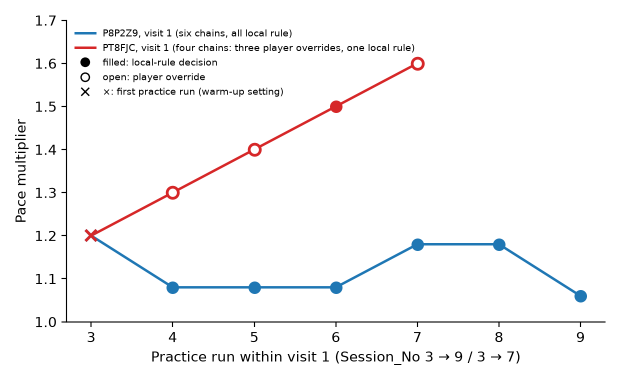
#> input picture docs/thesis/figures/fig_I_2_pro_pace_chains.png, 1240 x 760 px, found by its file name (shown at 1/2 size)
$ python fig_I_2_I_3_pro_v47.py out.png
#> lines starting #> are read from the running program, lines starting #| are printed output that depends on the picture
# Figures I.2 and I.3 (V47): Batch 01 values as reported (20 Sep 2026) plus PFWU9V from its raw export.
import matplotlib; matplotlib.use('Agg')
import matplotlib.pyplot as plt
from PIL import Image
import sys
out=sys.argv[1]
def save(fig,name,ref):
    W,H=Image.open(ref).size; fig.set_size_inches(W/200,H/200); fig.tight_layout(); fig.savefig(out+name,dpi=200)
    im=Image.open(out+name)
    if im.size!=(W,H): im.resize((W,H),Image.LANCZOS).save(out+name)
# ---- I.2 pace chains
fig,ax=plt.subplots()
P=[(3,1.20,'x'),(4,1.08,'L'),(5,1.08,'L'),(6,1.08,'L'),(7,1.18,'L'),(8,1.18,'L'),(9,1.06,'L')]
T=[(3,1.20,'x'),(4,1.30,'O'),(5,1.40,'O'),(6,1.50,'L'),(7,1.60,'O')]
F=[(3,0.68,'x'),(4,0.56,'L'),(5,0.66,'L')]
for data,c,lab in [(P,'#1f77b4','P8P2Z9, visit 1 (six chains, all local rule)'),(T,'#d62728','PT8FJC, visit 1 (four chains: three player overrides, one local rule)'),(F,'#2ca02c','PFWU9V, visit 1 (two chains, both local rule)')]:
    ax.plot([d[0] for d in data],[d[1] for d in data],color=c,lw=1.6,label=lab)
    for x,y,k in data:
        if k=='x': ax.plot(x,y,'x',color=c,ms=7,mew=1.8)
        elif k=='L': ax.plot(x,y,'o',color=c,ms=7)
        else: ax.plot(x,y,'o',mfc='white',mec=c,mew=1.8,ms=7)
ax.plot([],[],'o',color='k',label='filled: local-rule decision'); ax.plot([],[],'o',mfc='white',mec='k',label='open: player override')
ax.plot([],[],'x',color='k',label='×: first practice run (warm-up setting)')
ax.set_ylim(0.4,1.75); ax.set_xticks(range(3,10)); ax.set_xlabel('Practice run within visit 1 (exported Session_No)',fontsize=9)
ax.set_ylabel('Pace multiplier',fontsize=9); ax.legend(fontsize=6.5,frameon=False,loc='lower right',ncol=1)
for s in ('top','right'): ax.spines[s].set_visible(False)
save(fig,'fig_I_2_pro_pace_chains_v47.png','docs/thesis/figures/fig_I_2_pro_pace_chains.png'); plt.close(fig)
#> in save, `W, H = Image.open(ref).size`: W = 1240; H = 760
#> in save, `W, H = Image.open(ref).size`:
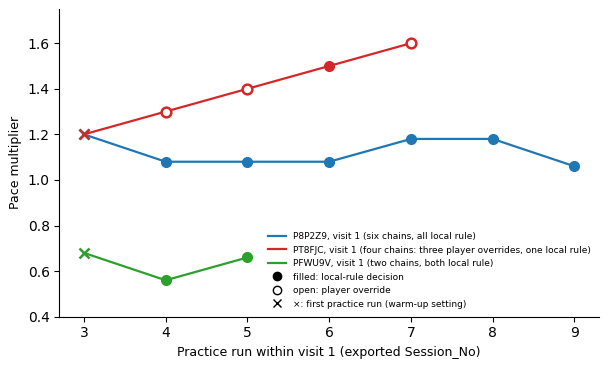
#> figure drawn by matplotlib, 1 panel
#> in save, `im=Image.open(out+name)`:
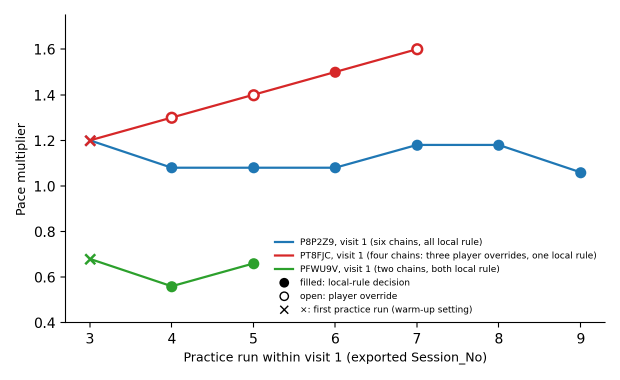
#> im: PIL image 1240x760 RGBA (shown at 1/2 size); mean R, G, B, A 247.8, 247.9, 248, 255
# ---- I.3 paired checks
fig,ax=plt.subplots()
pairs=[('P8P2Z9 / 1',100,90,'#1f77b4','o','-',0),('PT8FJC / 1',95,100,'#2ca02c','s','-',0),('PEVNZ8 / 1',95,90,'#d62728','^','-',0),
('PZTPCG / 1',100,100,'#9467bd','D','-',0),('P8P2Z9 / 4',80,90,'#1f77b4','o','--',-0.02),('PFWU9V / 1 (received 29 Sep)',80,90,'#ff7f0e','v',':',0.02)]
for lab,a,b,c,m,ls,j in pairs:
    ax.plot([0+j,1+j],[a,b],color=c,marker=m,ls=ls,lw=1.8,ms=7,label=f'{lab}: {a}% → {b}% ({b-a:+d} pp)')
ax.axhline(100,color='grey',ls=':',lw=0.8); ax.text(1.06,100,'ceiling 100%',va='center',fontsize=7,color='#555')
ax.set_xticks([0,1]); ax.set_xticklabels(['Opening check','Closing check']); ax.set_xlim(-0.2,1.4); ax.set_ylim(75,103)
ax.set_ylabel('Obstacle clearance (%)',fontsize=9)
ax.set_title('Six within-visit fixed-course pairs (five stored codes)',fontsize=9)
ax.legend(fontsize=6.5,frameon=False,loc='upper center',bbox_to_anchor=(0.5,-0.12),ncol=2)
for s in ('top','right'): ax.spines[s].set_visible(False)
save(fig,'fig_I_3_pro_paired_checks_v47.png','docs/thesis/figures/fig_I_3_pro_paired_checks.png')
#> call 2 of save, with name = 'fig_I_3_pro_paired_checks_v47.png'
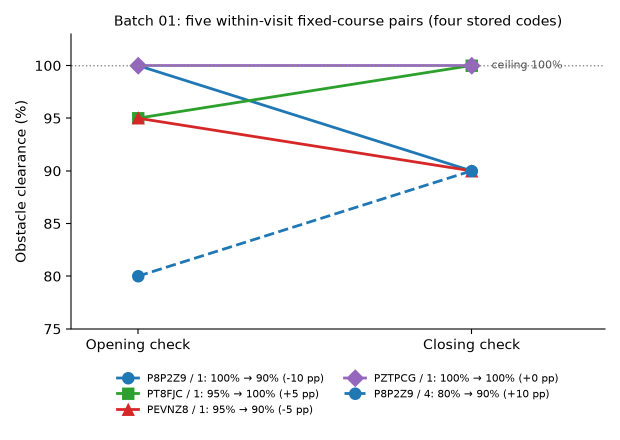
#> input picture docs/thesis/figures/fig_I_3_pro_paired_checks.png, 1240 x 880 px, found by its file name (shown at 1/2 size)
#> in save (call 2), `W, H = Image.open(ref).size`: H = 880
#> in save (call 2), `W, H = Image.open(ref).size`:
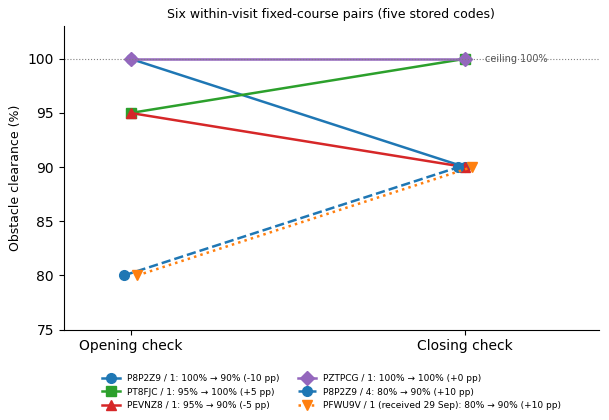
#> figure drawn by matplotlib, 1 panel
#> in save (call 2), `im=Image.open(out+name)`:
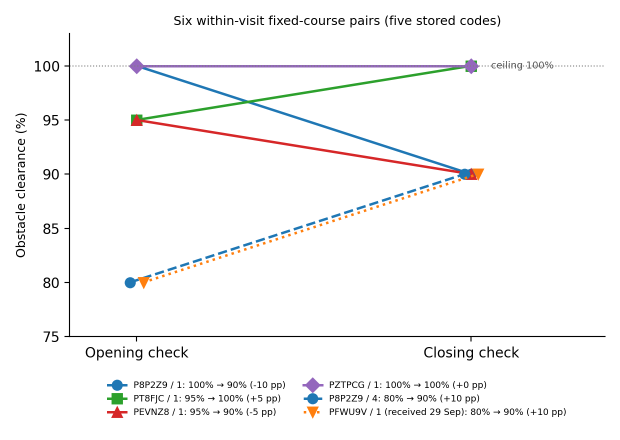
#> im: PIL image 1240x880 RGBA (shown at 1/2 size); mean R, G, B, A 247.6, 247.5, 247.6, 255
